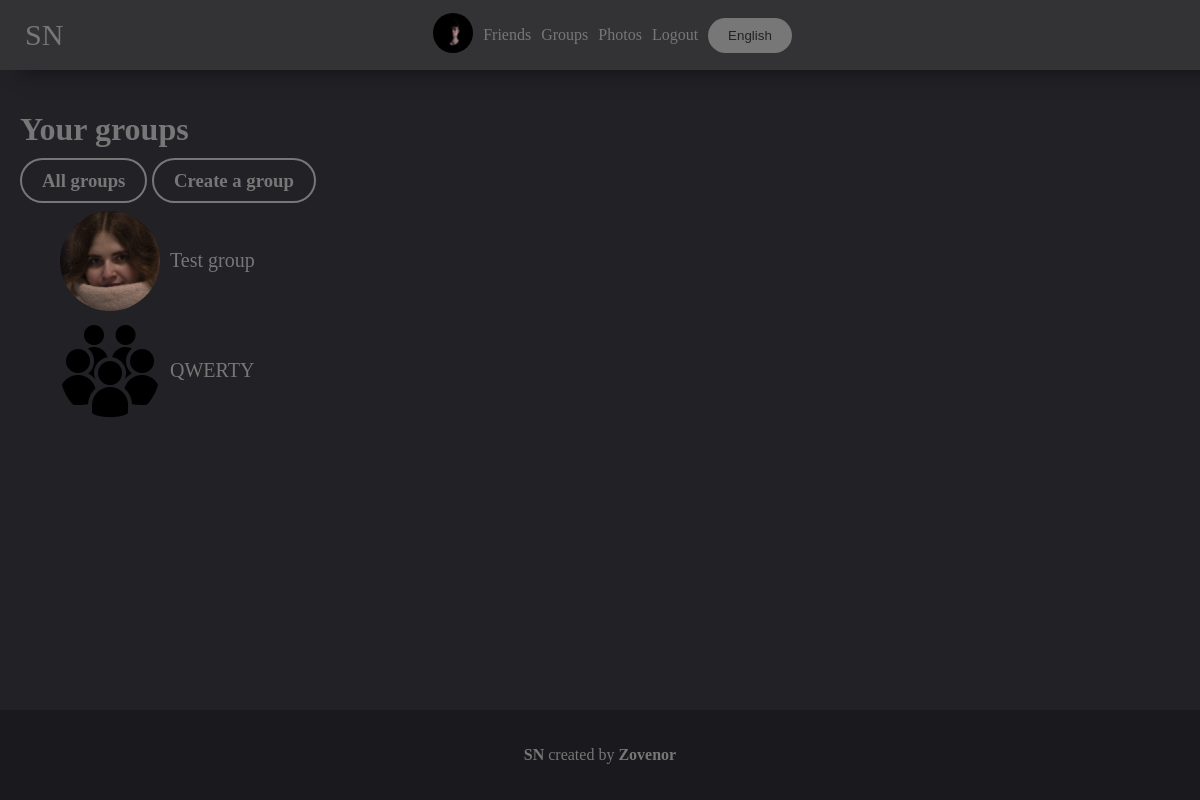
The page /groups (signed in) on the database as committed earlier.
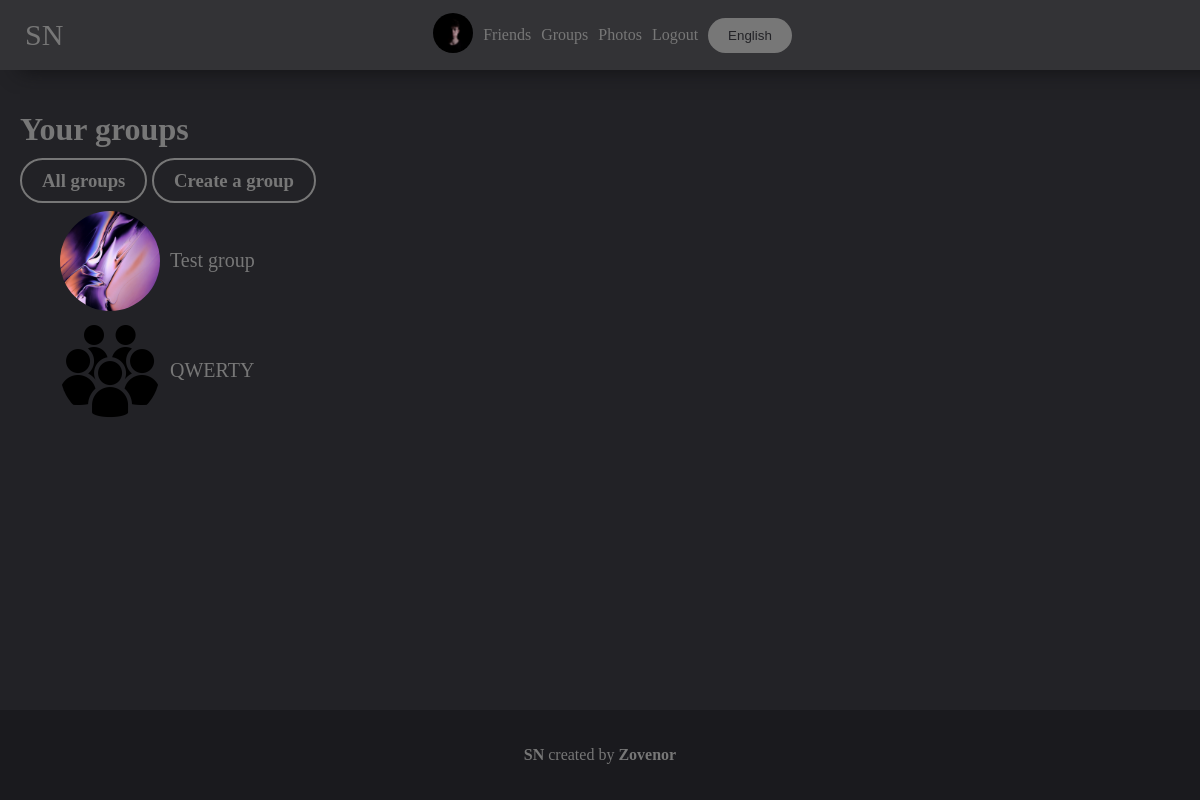
The same page on the database as committed later.
### mainpage/models.py (models this page shows, shortened)
class Group(models.Model):
    followers = models.ManyToManyField(UserDetail, related_name="followers", null=True, blank=True)
    name = models.CharField(max_length=250)
    description = models.TextField(null=True, blank=True)
    groupname = models.CharField(max_length=100, unique=True)
    photo = models.ForeignKey(Photo, on_delete=models.SET_NULL, null=True, blank=True)
    admin = models.ForeignKey(UserDetail, on_delete=models.SET_NULL, null=True, blank=True)
    editors = models.ManyToManyField(UserDetail, related_name="editors", null=True, blank=True)
    def get_photo(self):
        if self.photo:
            return self.photo
        else:
            return settings.STATIC_URL + "/mainpage/img/group.jpg"

class Photo(models.Model):
    photo = models.ImageField(upload_to='photos')
    date = models.DateTimeField(auto_now=True)
    user = models.ForeignKey(User, on_delete=models.SET_NULL, null=True)
    permissions = models.CharField(max_length=10, default="public")
    def __str__(self):
        return self.photo.url

### mainpage/views.py (the view, shortened to what this page needs)
# urls.py: path('groups', views.GroupsView.as_view()),
class GroupsView(View):
    @base
    def get(self, request, content={}):
        content.update({
            'list': get_wordlist(request).YourGroups,
            'create': False,
        })
        if request.user.is_authenticated:
            content['groups'] = Group.objects.filter(followers=UserDetail.objects.get(user=request.user))
        if 'all' in request.GET:
            if request.GET['all'] == 'True':
                content['groups'] = Group.objects.all()
                content['list'] = get_wordlist(request).AllGroups
                return render(request, 'mainpage/groups.html', content)
        if not request.user.is_authenticated:
            return redirect('/groups?all=True')
        return render(request, 'mainpage/groups.html', content)

### mainpage/models.py (called while the page is built)
    def get_photo(self):
        if self.photo:
            return self.photo
        else:
            return settings.STATIC_URL + "/mainpage/img/user.png"

### mainpage/views.py (called while the page is built)
def base(func):
    def wrapper(self, request, content={}, *args, **kwargs):
        if request.user.is_authenticated:
            content.update({'your_user': UserDetail.objects.get(user=request.user)})
        return func(self, request, content=content, **kwargs)
    return wrapper

def get_wordlist(request):
    langs_list = {
        'en': langs.EN,
        'ru': langs.RU,
    }
    if 'lang' in request.COOKIES:
        lang = request.COOKIES['lang']
        try:
            return langs_list[lang]
        except:
            return langs_list['en']
    else:
        return langs_list['en']

### mainpage/templates/mainpage/groups.html (shortened to what this page needs)
{% extends 'mainpage/base.html' %}
{% load static %}
{% block content %}
    <link rel="stylesheet" href="{% static 'mainpage/groups.css' %}">
    <h1>{{ list.title }}</h1>
    {% if create == True %}
        <form method="POST">
        {% csrf_token %}
            <p><b>{{ list.name }}: </b><input required value="{{ pl.name }}" name="name" type="text"></p>
            <p><b>{{ list.description }}: </b><textarea required name="description" type="text">{{ pl.description }}</textarea></p>
            <p><b>{{ list.groupname }}: </b><input required value="{{ pl.groupname }}" name="groupname" type="text"></p>
            <p><input class="button" value="{{ list.create }}" type="submit"></p>
        </form>
    {% else %}
        <h3>
        {% if request.user.is_authenticated %}
            {% if request.GET.all %}
                <a href="/groups" class="button">{{ list.your_groups }}</a>
            {% else %}
                <a href="?all=True" class="button">{{ list.all_groups  }}</a>
            {% endif %}
            <a class="button" href="?create=True">{{ list.create_group }}</a>
        {% endif %}
        </h3>
        <ul>
            {% for el in groups %}
                <li><a class="group" href="/{{ el.groupname }}"><div style="background-image: url('{{ el.get_photo }}');" class="img-group"></div><span class="group_name">{{ el.name }}</span></a></li>
            {% endfor %}
        </ul>
    {% endif %}
{% endblock %}

Rows that differ between the two databases and show on the page:
changed Group "Test group": get_photo: a different picture
